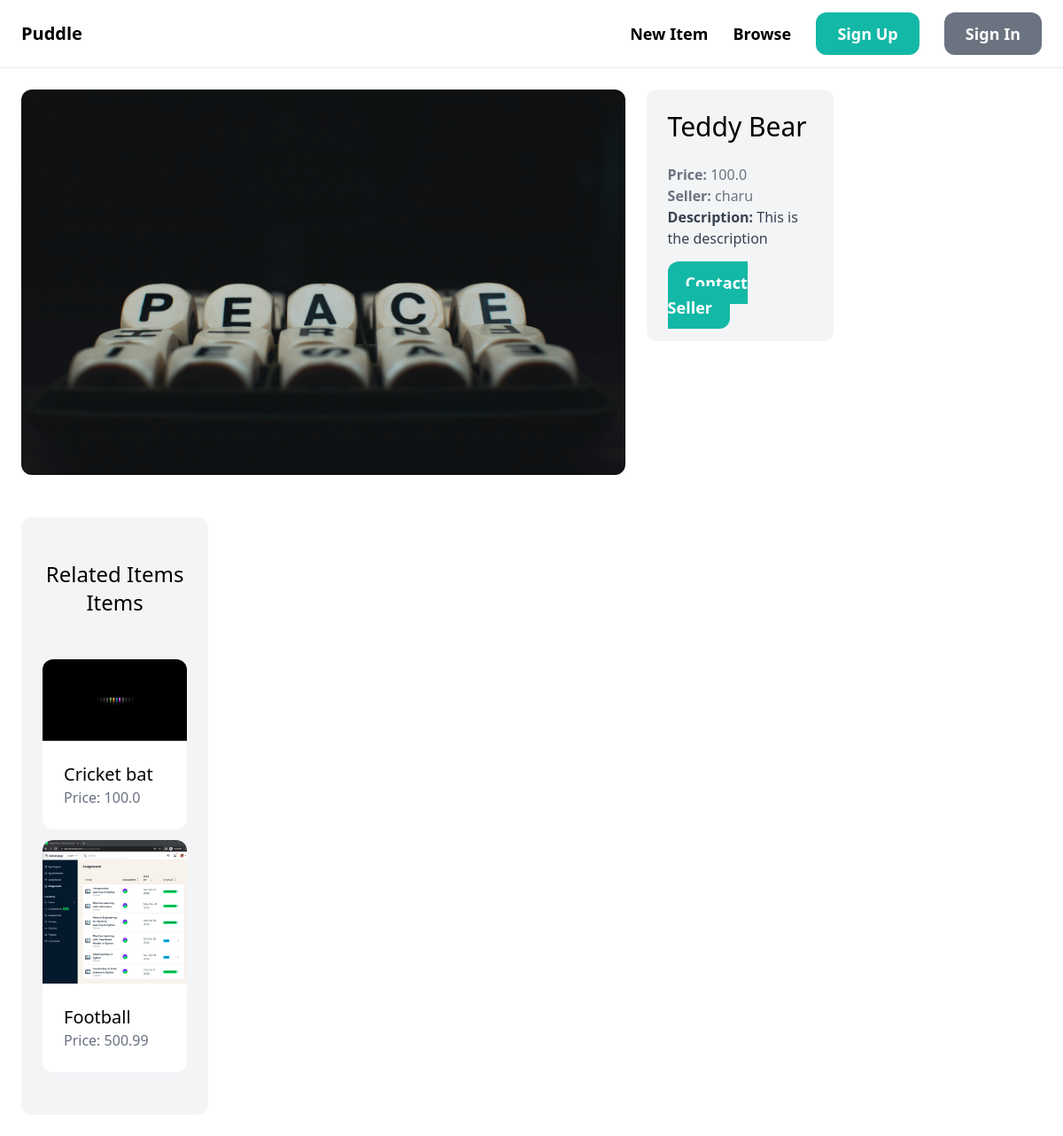
Before: /items/1 with the older database file.
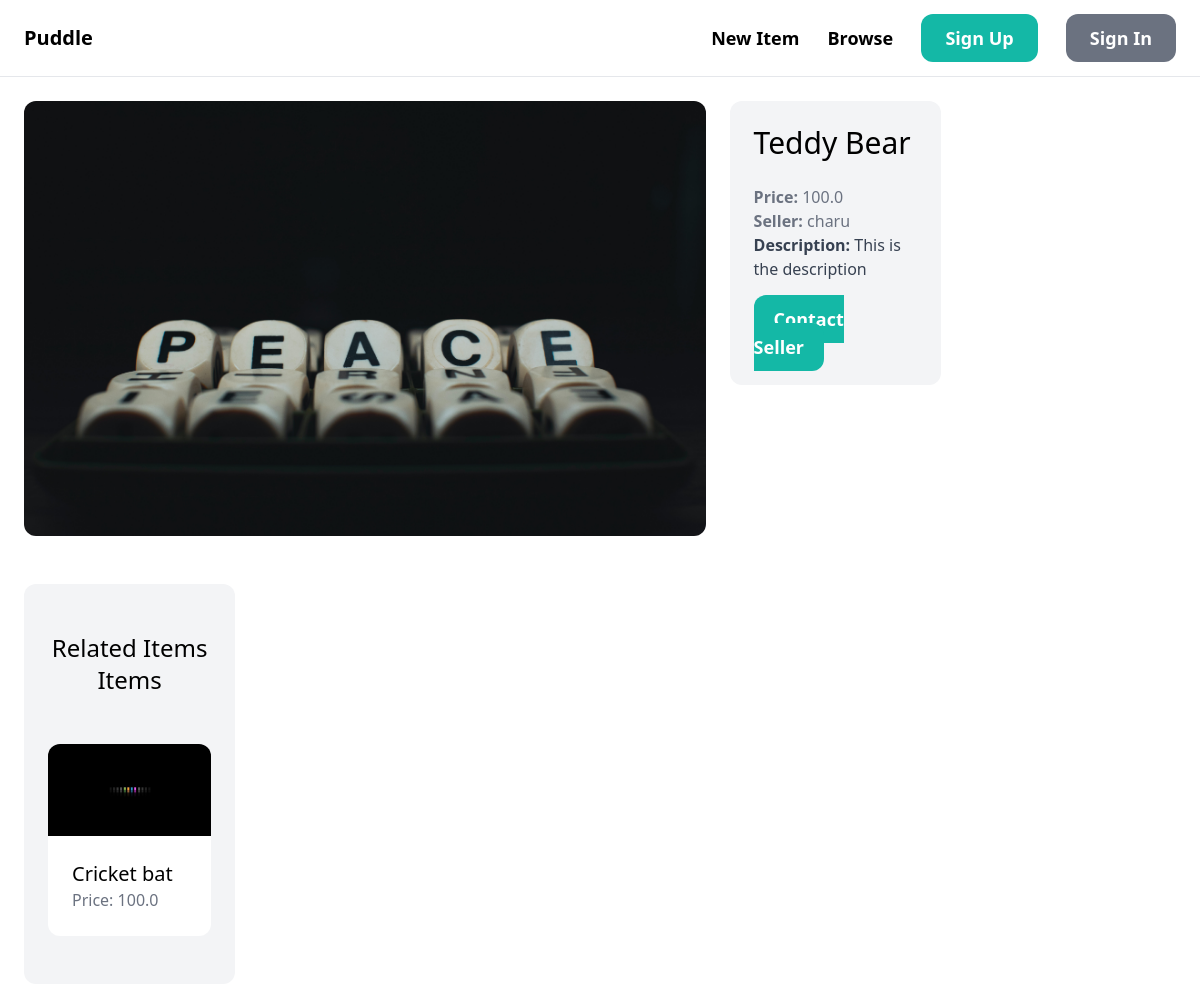
After: the same page with the newer database file.
### item/models.py (models this page shows, shortened)
class Item(models.Model):
    category=models.ForeignKey(Category,related_name='items',on_delete=models.CASCADE)
    name= models.CharField(max_length=255)
    description = models.TextField(blank=True,null=True)
    price= models.FloatField()
    image= models.ImageField(upload_to='item_images', blank=True,null=True)
    is_sold = models.BooleanField(default=False)
    created_by= models.ForeignKey(User, related_name='items',on_delete=models.CASCADE)
    created_at = models.DateTimeField(auto_now_add=True)

### item/views.py (the view)
# urls.py: path("items/<int:id>", views.detail , name="detail"),
def detail(request, id):
    item= get_object_or_404(Item, id=id)
    related_item=Item.objects.filter(category=item.category,is_sold=False).exclude(id=id)[0:3]
    context={
        'item':item,
        'related_item':related_item
    }
    return render(request, 'item/detail.html',context)

### item/templates/item/detail.html (shortened to what this page needs)
{% extends 'core/base.html' %}
{% block content %}
    <div class='grid grid-cols-5 gap-6'>
        <div class='col-span-3'>
            <img src="{{item.image.url}}" class="rounded-xl">
        </div>
    <div>
        <div class="col-span-2 p-6 bg-gray-100 rounded-xl">
            <h1 class='mb-6 text-3xl'>{{item.name}}</h1>
            <p class="text-gray-500"><strong>Price: </strong>{{item.price}}</p>
            <p class="text-gray-500"><strong>Seller: </strong>{{item.created_by.username}}</p>
            {% if item.description %}
            <p class="text-gray-700"><strong>Description: </strong>{{item.description}}</p>
            {% endif %}
            {% if request.user == item.created_by %}
                <div class="mt-6 p-6 bg-white rounded-xl">
                    <p> This is your item</p>
                    <a href="{% url 'item:edit' item.id %}" class="inline-block mt-6 px-6 text-lg font-semibold bg-teal-500 text-white rounded-xl">
                    Edit</a>
                    <a href="{% url 'item:delete' item.id %}" class="inline-block mt-6 px-6 text-lg font-semibold bg-red-500 text-white rounded-xl">
                </div>Delete</a>
            {% else %}
                <br><a href="{% url 'conversation:new_conversation' item.id %}" class='px-5 py-3 text-lg font-semibold bg-teal-500 text-white rounded-xl hover:bg-teal-700 shadow-cyan-500/50'>Contact Seller</a>
            {% endif %}
        </div><br>
        </div>
<br>
        <div class='mt-6 px-6 py-12 bg-gray-100 flex-auto rounded-xl'>
            <h2 class='mb-12 text-2xl text-center'>Related Items Items</h2>
            <div class='grid gap-3'>
               {% for item in related_item %}
                <div class='flex-1'>
                    <a href="{% url 'item:detail' item.id %}">
                        <div>
                            <img src='{{item.image.url}}' class='rounded-t-xl'>
                        </div>
                        <div class="p-6 bg-white rounded-b-xl">
                            <h2 class="text-xl">{{item.name}}</h2>
                            <p class="text-gray-500">Price: {{item.price}}</p>
                        </div>
                    </a>
                </div>
               {% endfor %}
            </div>
{% endblock content %}

Changed rows visible on the page:
removed Item: image (picture), name "Football", price "500.99"
